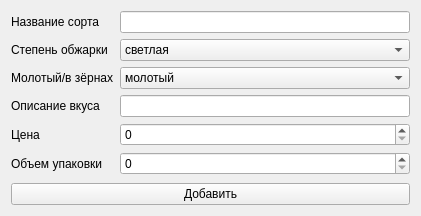
<?xml version="1.0" encoding="UTF-8"?>
<ui version="4.0">
 <class>Form</class>
 <widget class="QWidget" name="Form">
  <property name="geometry">
   <rect>
    <x>0</x>
    <y>0</y>
    <width>421</width>
    <height>216</height>
   </rect>
  </property>
  <property name="windowTitle">
   <string>Form</string>
  </property>
  <layout class="QVBoxLayout" name="verticalLayout">
   <item>
    <layout class="QFormLayout" name="formLayout">
     <item row="0" column="0">
      <widget class="QLabel" name="label">
       <property name="text">
        <string>Название сорта</string>
       </property>
      </widget>
     </item>
     <item row="1" column="0">
      <widget class="QLabel" name="label_2">
       <property name="text">
        <string>Степень обжарки</string>
       </property>
      </widget>
     </item>
     <item row="2" column="0">
      <widget class="QLabel" name="label_3">
       <property name="text">
        <string>Молотый/в зёрнах</string>
       </property>
      </widget>
     </item>
     <item row="3" column="0">
      <widget class="QLabel" name="label_4">
       <property name="text">
        <string>Описание вкуса</string>
       </property>
      </widget>
     </item>
     <item row="4" column="0">
      <widget class="QLabel" name="label_5">
       <property name="text">
        <string>Цена</string>
       </property>
      </widget>
     </item>
     <item row="5" column="0">
      <widget class="QLabel" name="label_6">
       <property name="text">
        <string>Объем упаковки</string>
       </property>
      </widget>
     </item>
     <item row="0" column="1">
      <widget class="QLineEdit" name="name"/>
     </item>
     <item row="1" column="1">
      <widget class="QComboBox" name="degree">
       <item>
        <property name="text">
         <string>светлая</string>
        </property>
       </item>
       <item>
        <property name="text">
         <string>средняя</string>
        </property>
       </item>
       <item>
        <property name="text">
         <string>темная</string>
        </property>
       </item>
      </widget>
     </item>
     <item row="2" column="1">
      <widget class="QComboBox" name="form">
       <item>
        <property name="text">
         <string>молотый</string>
        </property>
       </item>
       <item>
        <property name="text">
         <string>в зёрнах</string>
        </property>
       </item>
      </widget>
     </item>
     <item row="4" column="1">
      <widget class="QSpinBox" name="price">
       <property name="maximum">
        <number>999999999</number>
       </property>
      </widget>
     </item>
     <item row="5" column="1">
      <widget class="QSpinBox" name="volume">
       <property name="maximum">
        <number>999999999</number>
       </property>
      </widget>
     </item>
     <item row="3" column="1">
      <widget class="QLineEdit" name="taste"/>
     </item>
    </layout>
   </item>
   <item>
    <widget class="QPushButton" name="pushButton">
     <property name="text">
      <string>Добавить</string>
     </property>
    </widget>
   </item>
  </layout>
 </widget>
 <resources/>
 <connections/>
</ui>
